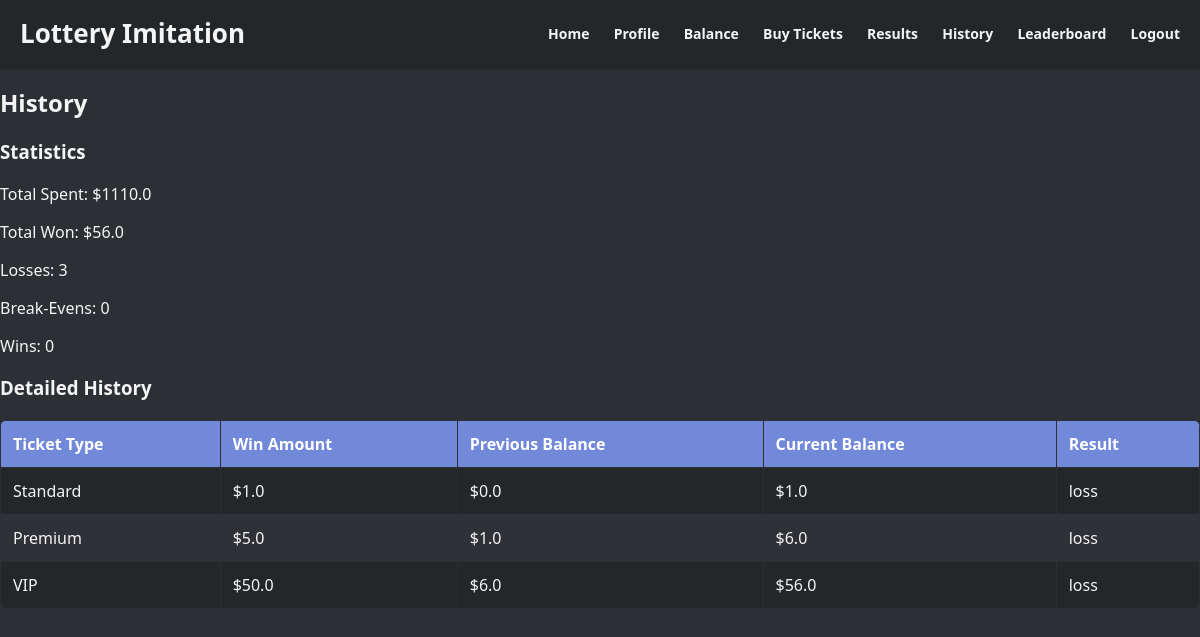
The page /history (signed in) on the database its author committed.
### app/models.py (models this page shows)
class HistoryUser(db.Model):
    __tablename__ = 'history_users'
    id = db.Column(db.Integer, primary_key=True)
    user_id = db.Column(db.Integer, db.ForeignKey('user.id'), nullable=False)
    ticket_type = db.Column(db.String(50), nullable=False)
    win_amount = db.Column(db.Float, nullable=False)
    previous_balance = db.Column(db.Float, nullable=False)
    current_balance = db.Column(db.Float, nullable=False)
    result_type = db.Column(db.String(10), nullable=False)  # "loss", "break_even", "win"
    ticket_cost = db.Column(db.Float, nullable=False)
    user = db.relationship('User', backref=db.backref('history', lazy=True))

### app/views.py (the view)
@views.route('/history')
def history():
    user_id = session.get('user_id')
    if not user_id:
        flash('Please log in to view your history.', 'warning')
        return redirect(url_for('views.login'))
    user = User.query.get(user_id)
    history_records = HistoryUser.query.filter_by(user_id=user_id).all()
    total_spent = sum(record.ticket_cost for record in history_records)
    total_won = sum(record.win_amount for record in history_records)
    losses = sum(1 for record in history_records if record.result_type == "loss")
    break_even = sum(1 for record in history_records if record.result_type == "break_even")
    wins = sum(1 for record in history_records if record.result_type == "win")
    return render_template(
        'history.html',
        user=user,
        history_records=history_records,
        total_spent=total_spent,
        total_won=total_won,
        losses=losses,
        break_even=break_even,
        wins=wins
    )

### app/templates/history.html (shortened to what this page needs)
{% extends "layout.html" %}
{% block content %}
<h2>History</h2>
<h3>Statistics</h3>
<p>Total Spent: ${{ total_spent }}</p>
<p>Total Won: ${{ total_won }}</p>
<p>Losses: {{ losses }}</p>
<p>Break-Evens: {{ break_even }}</p>
<p>Wins: {{ wins }}</p>
<h3>Detailed History</h3>
<table>
    <thead>
        <tr>
            <th>Ticket Type</th>
            <th>Win Amount</th>
            <th>Previous Balance</th>
            <th>Current Balance</th>
            <th>Result</th>
        </tr>
    </thead>
    <tbody>
        {% for record in history_records %}
        <tr>
            <td>{{ record.ticket_type }}</td>
            <td>${{ record.win_amount }}</td>
            <td>${{ record.previous_balance }}</td>
            <td>${{ record.current_balance }}</td>
            <td>{{ record.result_type }}</td>
        </tr>
        {% else %}
        <tr>
            <td colspan="5">No history available.</td>
        </tr>
        {% endfor %}
    </tbody>
</table>
{% endblock %}

### app/static/css/style.css (style rules this page uses)
body { font-family: 'Segoe UI', Tahoma, Geneva, Verdana, sans-serif; margin: 0; padding: 0; background-color: #2c2f33; color: #f5f5f5; }
table { width: 100%; border-collapse: collapse; margin-top: 20px; background-color: #23272a; border-radius: 8px; overflow: hidden; }
table th, table td { border: 1px solid #2c2f33; padding: 12px; text-align: left; color: #f5f5f5; }
table th { background-color: #7289da; color: #fff; font-weight: bold; }
table tr:nth-child(even) { background-color: #2f3136; }

### rows shown on the page
HistoryUser: ticket_type "Standard", win_amount "1.0", previous_balance "0.0", current_balance "1.0", result_type "loss"
HistoryUser: ticket_type "Premium", win_amount "5.0", previous_balance "1.0", current_balance "6.0", result_type "loss"
HistoryUser: ticket_type "VIP", win_amount "50.0", previous_balance "6.0", current_balance "56.0", result_type "loss"

### other values the page prints
{{ total_spent }} "1110.0"
{{ total_won }} "56.0"
{{ losses }} "3"
{{ break_even }} "0"
{{ wins }} "0"
